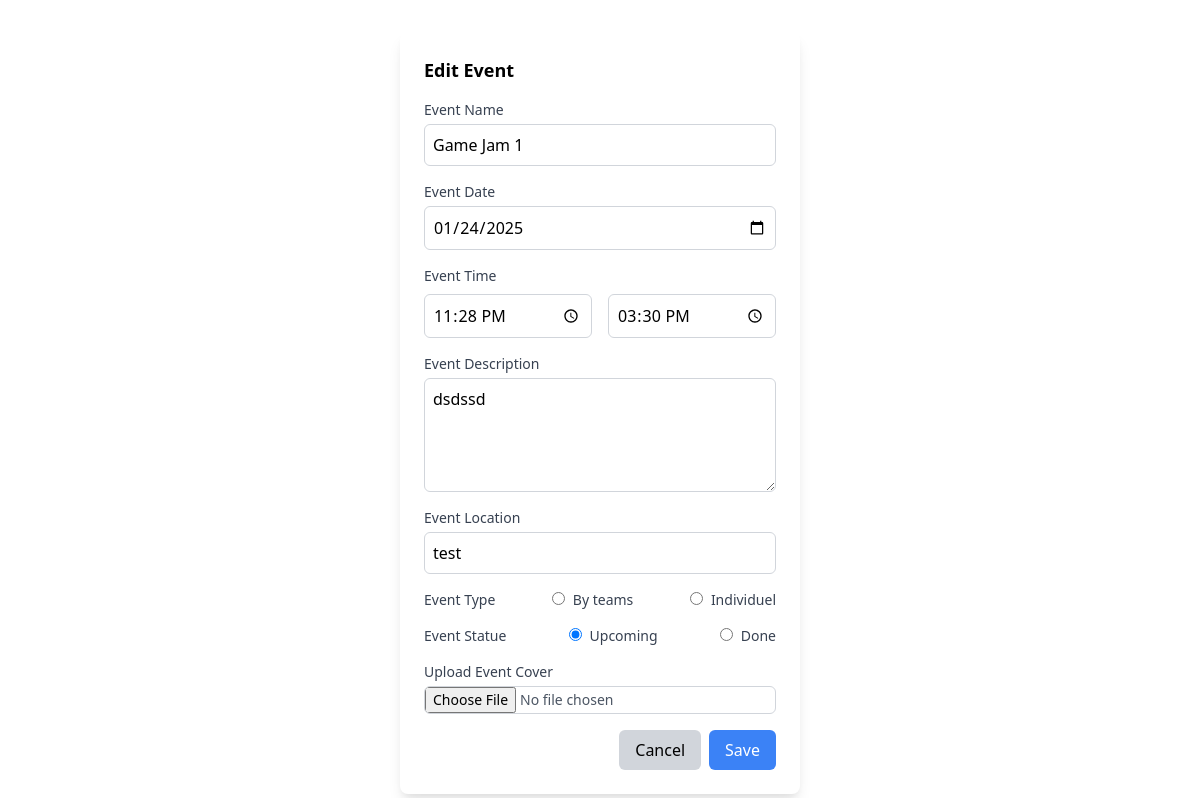
/daskboard/editEvent.php, run on an earlier commit of the app's database.
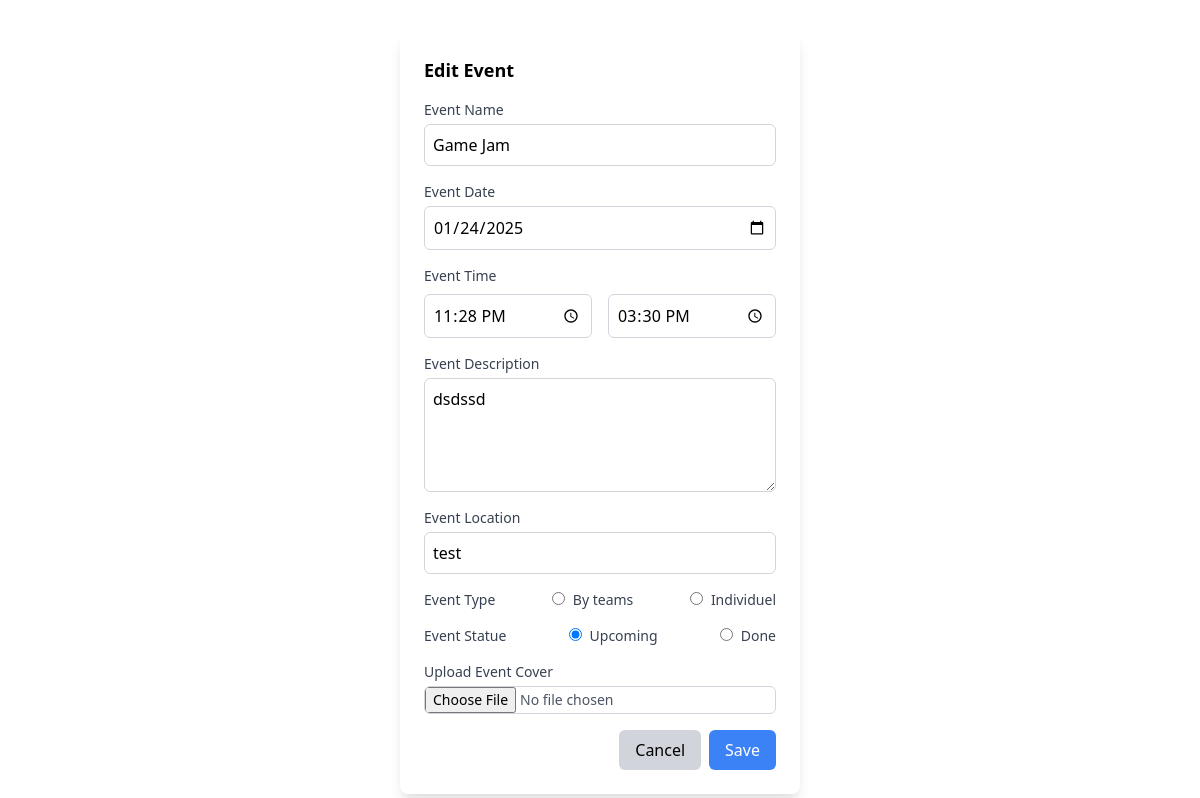
And on a later commit of the database.
### tables this page shows
CREATE TABLE `evenements` (
  `IDevent` int(11) NOT NULL,
  `Nom` varchar(20) NOT NULL,
  `Description` varchar(1000) NOT NULL,
  `Location` varchar(100) NOT NULL,
  `Date` date NOT NULL,
  `startTime` time NOT NULL,
  `endTime` time NOT NULL,
  `eventType` varchar(20) NOT NULL,
  `Status` varchar(20) NOT NULL,
  `eventImage` varchar(20) NOT NULL,
  `trash` float NOT NULL,
  `Googlemaps` text NOT NULL
  );

### daskboard/editEvent.php (the view, shortened to what the changed rows need)
<!DOCTYPE html>
<html lang="en">
<head>
    <link href="https://cdnjs.cloudflare.com/ajax/libs/tailwindcss/2.2.19/tailwind.min.css" rel="stylesheet">
</head>
<body>
    <?php
    include "conn.php";
    $eventID = $_GET["eventID"];
    $req = "select * from evenements where IDevent = '$eventID'";
    $res = mysqli_query($conn, $req);
    if($row = mysqli_fetch_assoc($res)) {
        $eventName = $row['Nom'];
        $eventDate = $row['Date'];
        $eventStartTime = $row['startTime'];
        $eventEndTime = $row['endTime'];
        $eventDescription = $row['Description'];
        $eventLocation = $row['Location'];
    }
    ?>
    <div id="editModalBackdrop"
                    class=" my-8 w-100 inset-0 flex items-center justify-center">
                    <div class="bg-white rounded-lg shadow-lg w-1/3 p-6">
                        <h2 class="text-lg font-semibold mb-4">Edit Event</h2>
                        <form id="eventForm" action="editEventAction.php?eventID=<?php echo($eventID) ?>" enctype="multipart/form-data"  method="post">
                            <div class="mb-4">
                                <label for="eventName" class="block text-sm font-medium text-gray-700">Event
                                    Name</label>
                                <input type="text" id="editEventName" name="eventName" value="<?php echo($eventName) ?>"
                                    class="mt-1 p-2 block w-full border border-gray-300 rounded-md focus:ring-blue-500 focus:border-blue-500"
                                    required>
                            </div>
                            <div class="mb-4">
                                <label for="eventDate" class="block text-sm font-medium text-gray-700">Event
                                    Date</label>
                                <input type="date" id="editEventDate" name="eventDate" value="<?php echo($eventDate) ?>"
                                    class="mt-1 p-2 block w-full border border-gray-300 rounded-md focus:ring-blue-500 focus:border-blue-500"
                                    required>
                            </div>
                            <div class="mb-4">
                                <div class="flex gap-4 mt-2">
                                    <div class="w-1/2">
                                        <input type="time" id="editStartTime" name="startTime" value="<?php echo($eventStartTime) ?>"
                                            class="p-2 border border-gray-300 rounded-md w-full focus:ring-blue-500 focus:border-blue-500"
                                            required>
                                    </div>
                                    <div class="w-1/2">
                                        <input type="time" id="editEndTime" name="endTime" value="<?php echo($eventEndTime) ?>"
                                            class="p-2 border border-gray-300 rounded-md w-full focus:ring-blue-500 focus:border-blue-500"
                                            required>
                                    </div>
                                </div>
                            </div>
                            <div class="mb-4">
                                <label for="eventDescription" class="block text-sm font-medium text-gray-700">Event
                                    Description</label>
                                <textarea id="editEventDescription" name="eventDescription" rows="4"
                                    class="mt-1 p-2 block w-full border border-gray-300 rounded-md focus:ring-blue-500 focus:border-blue-500"
                                    required><?php echo($eventDescription) ?></textarea>
                            </div>
                            <div class="mb-4">
                                <label for="eventPlace" class="block text-sm font-medium text-gray-700">Event
                                    Location</label>
                                <input type="text" id="editEventPlace" name="eventPlace" value="<?php echo($eventLocation) ?>"
                                    class="mt-1 p-2 block w-full border border-gray-300 rounded-md focus:ring-blue-500 focus:border-blue-500"
                                    required>
                            </div>
                        </form>
                    </div>
                </div>
</body>
</html>

What changed in the data, as far as the page shows it:
changed evenements "dsdssd": eventName "Game Jam 1" → "Game Jam"
